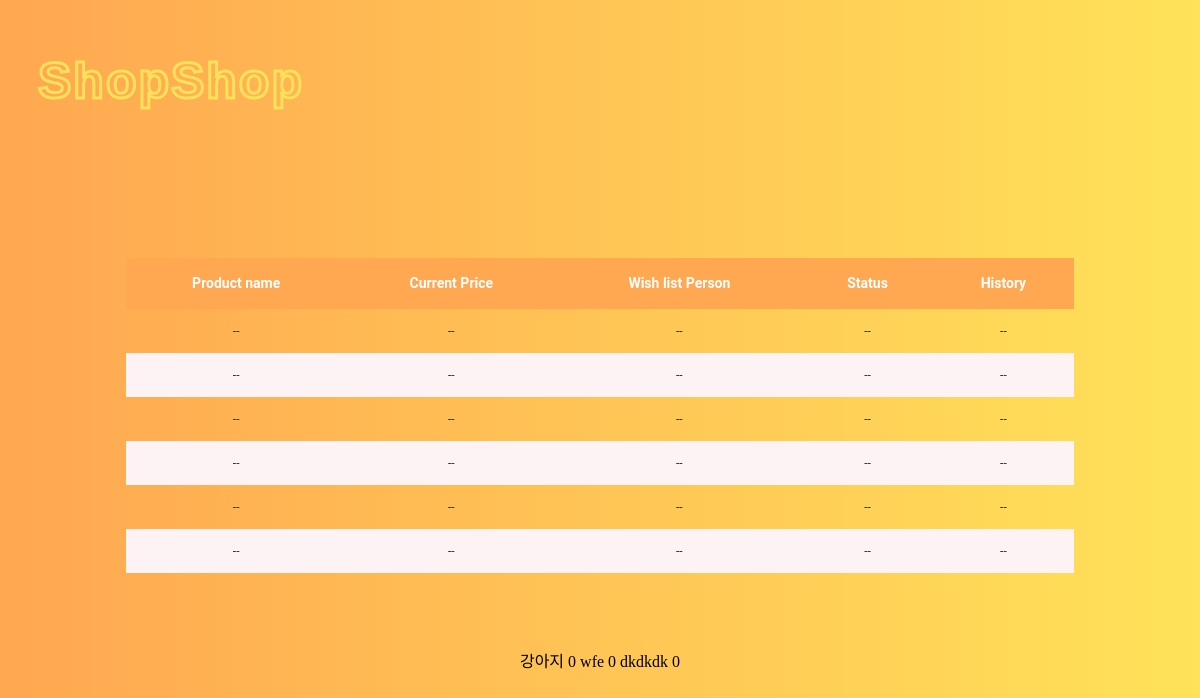
/myitems/ (signed in), run on an earlier commit of the app's database.
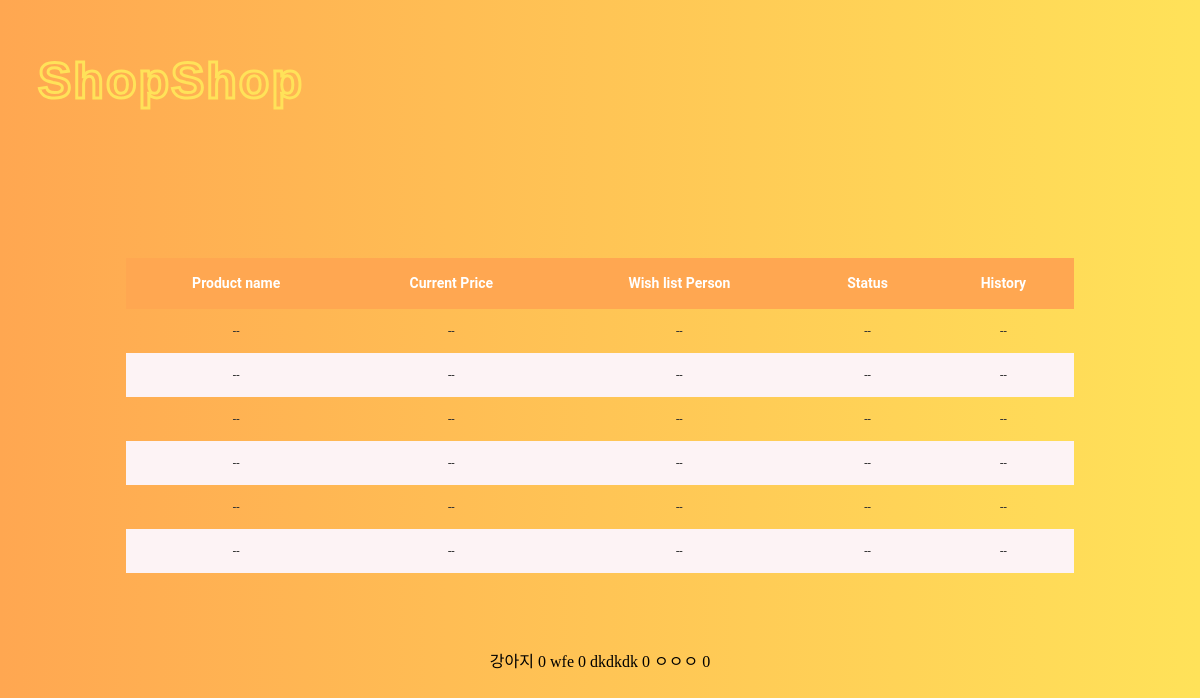
And on a later commit of the database.
### home/models.py (models this page shows)
class Product(models.Model):
	SELLTYPES = (('F', 'Flea'), ('A', 'Auction'))
	selltype = models.CharField(max_length=1, default='F', choices=SELLTYPES)
	STATUSTYPES = (('S', 'Sold'), ('E', 'Expired'), ('R', 'Running')) # 팔림, 안팔림, 현재진행형
	statustype = models.CharField(max_length=1, default='R', choices=STATUSTYPES)
	EXPIREDATE = ((datetime.now() + timedelta(days=3), '3 Days'), (datetime.now() + timedelta(days=7), '7 days'),
	(datetime.now() + timedelta(days=30), '30 days'))
	expire = models.DateTimeField(default=datetime.now() + timedelta(days=1), choices=EXPIREDATE)
	highest_price = models.IntegerField(default=0) # auction이더라도 천장 가격 내면 바로 살 수 있게 하자
	basic_price =  models.IntegerField(default=0) #옥션이라도 최저가 쓰게 하자
	current_price = models.IntegerField(default=0) # 마지막 가격이기도 하지
	buyer = models.ForeignKey(User, on_delete=models.SET_NULL, related_name='buyer', null=True)
	seller = models.ForeignKey(User, on_delete=models.CASCADE, related_name='seller')
	pid = models.AutoField(primary_key=True)
	name = models.CharField(max_length=300)
	place = models.CharField(max_length=300)
	photo = models.ImageField(blank=True, null=True) #https://wayhome25.github.io/django/2017/05/10/media-file/
	category = models.ForeignKey(Category, on_delete=models.SET_NULL, null=True)
	explanation = models.CharField(max_length=1000, null=True) # string field 같은 게 있었나?? 찾아보기

### home/views.py (the view)
# urls.py: path('myitems/', views.myitems, name='myitems'),
def myitems(request):
	userid = request.session.get('userid', False)
	if userid == False : # 로그인 안되어있으면
		return redirect('/login')
	myitems = Product.objects.filter(buyer__userid=userid)
	return render(request, 'home/myitems.html', {'products':myitems})

### home/templates/home/myitems.html (shortened to what this page needs)
{% load static %}
<!DOCTYPE html>
<html lang="en" dir="ltr">
  <head>
    <link rel="stylesheet" href="{% static 'home/style_product_list.css' %}">
  </head>
  <body>
        <header class="main_header">
          <h1>ShopShop</h1>
        </header>
    <table class="table-area">
    <thead>
    <tr>
        <th scope="cols">Product name</th>
        <th scope="cols">Current Price</th>
        <th scope="cols">Wish list Person</th>
        <th scope="cols">Status</th>
        <th scope="cols">History</th>
    </tr>
    </thead>
    <tbody>
    <tr>
        <td>--</td>
        <td>--</td>
        <td>--</td>
        <td>--</td>
        <td>--</td>
    </tr>
    <tr>
        <td class="even">--</td>
        <td class="even">--</td>
        <td class="even">--</td>
        <td class="even">--</td>
        <td class="even">--</td>
    </tr>
    <tr>
        <td>--</td>
        <td>--</td>
        <td>--</td>
        <td>--</td>
        <td>--</td>
    </tr>
    <tr>
        <td class="even">--</td>
        <td class="even">--</td>
        <td class="even">--</td>
        <td class="even">--</td>
        <td class="even">--</td>
    </tr><tr>
        <td>--</td>
        <td>--</td>
        <td>--</td>
        <td>--</td>
        <td>--</td>
    </tr>
    <tr>
        <td class="even">--</td>
        <td class="even">--</td>
        <td class="even">--</td>
        <td class="even">--</td>
        <td class="even">--</td>
    </tr>
    </tbody>
  </table>
  {% for obj in products %}
  {{ obj.name }}
  {{ obj.highest_price }}
    {% endfor %}
  </body>
</html>

What changed in the data, as far as the page shows it:
now on this page (row edited): Product: name "ㅇㅇㅇ", highest_price "0"
